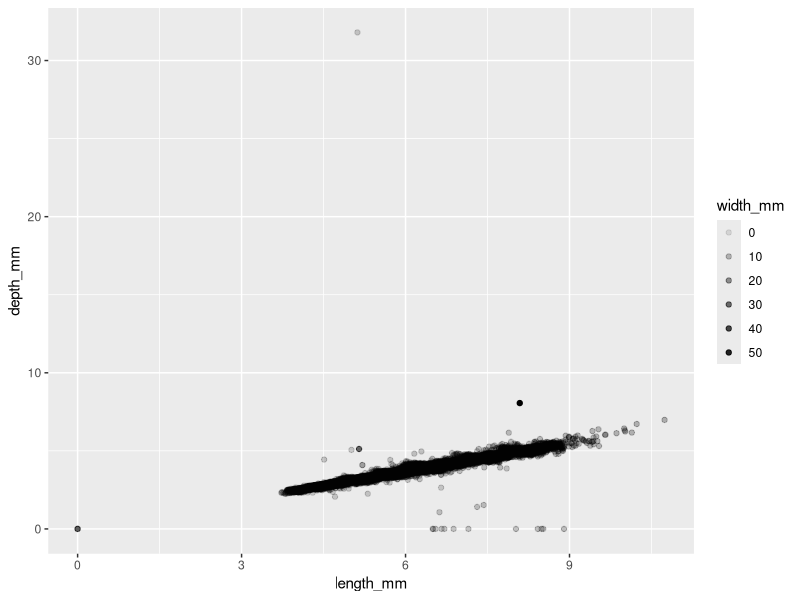
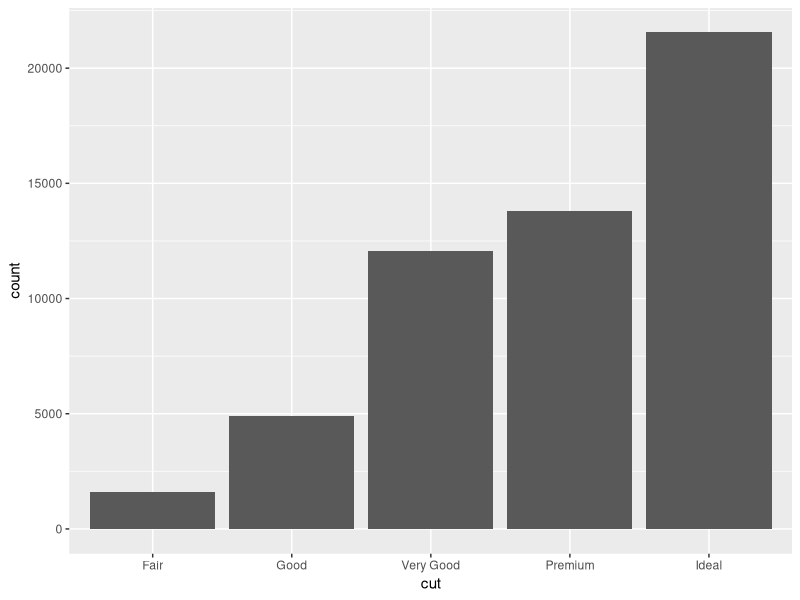

Write R code to recreate these figures, in order. (Note: this script raises an error after producing the figures.)
## ---- chunk 1
library(tidyverse) 
library(ggplot2)
## ---- chunk 2
diamonds <- diamonds %>% rename(
    depth_pct = depth,
    length_mm = x,
    width_mm = y,
    depth_mm = z,
    table_pct = table
  )
## ---- chunk 3
diamonds %>% filter('x, y, z' == 0) %>%
  count()
#There are no diamonds with dimension length 0
diamonds %>% mutate(volume = length_mm*width_mm) %>%
ggplot() + 
  geom_point(mapping = aes(x = length_mm, y = depth_mm, alpha = width_mm))
 
ggplot(diamonds, aes(x=cut, fill=price)) +
      geom_bar(stat = "count")
## ---- chunk 4
diamonds <- diamonds %>%
  mutate(table_mm = table_pct * width_mm / 100) %>%
  
diamonds %>% mean(table_mm, is.na = TRUE)

# Overall table_mm arithmetic mean?






# table_mm arithmetic mean within each clarity category






## ---- chunk 5
gmean <- function()


## ---- chunk 6

test_data <- list(
  test1 = c(2.1, 3.8, 4.2),
  test2 = c(1, 10, 100, 1000),
  test3 = c(0, 1, 4),
  test4 = c(0.38,  0.94, -1.56),
  test5 = c(TRUE, TRUE),
  test6 = c("6", "7", "8")
)


# Create for loop to test gmean() on the above examples


## ---- chunk 7
# Copy gmean() from Ex4 and edit it to check the input





# Copy your code from Ex 5 to test your new command





## ---- chunk 8
# Overall table_mm geometic mean?






# table_mm geometic mean within each clarity category






## ---- chunk 9
# Create gmean2() that computes the geometric mean 
#   that uses the original definition






## ---- chunk 10
# Create a function that computes the harmonic mean







